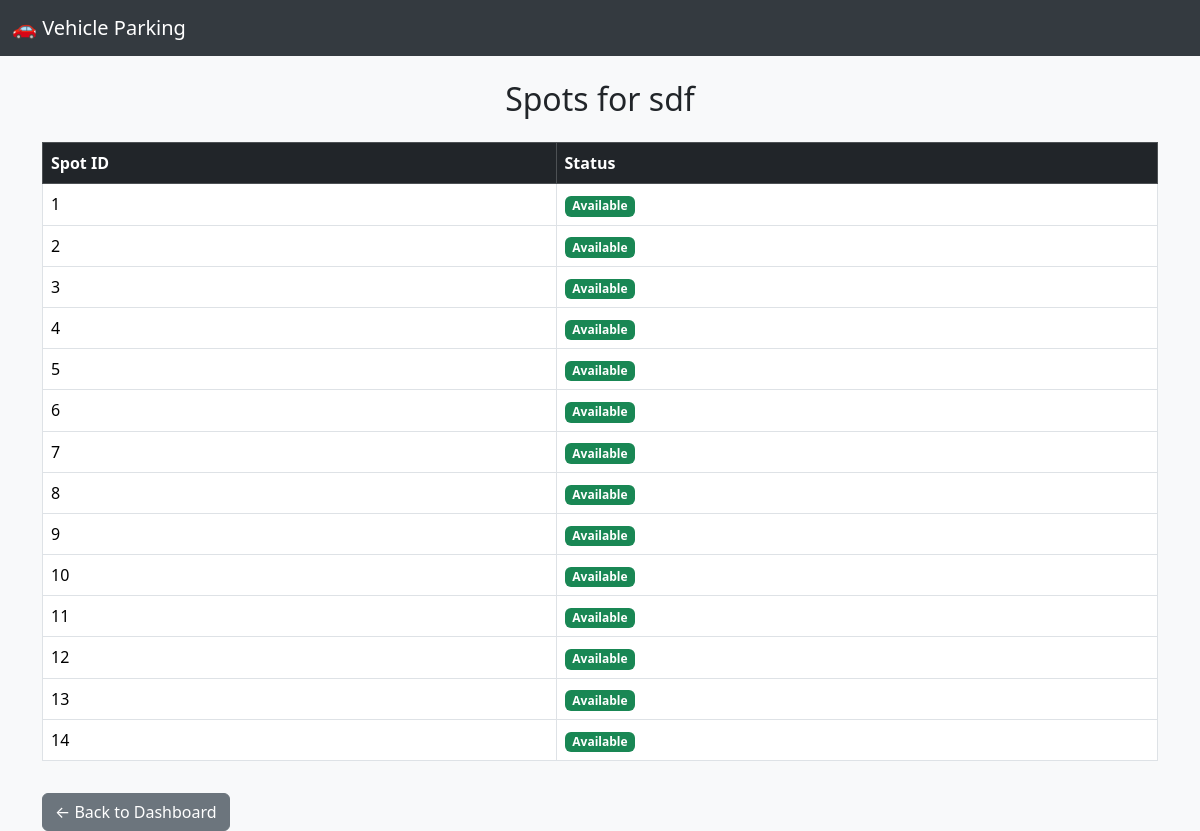
The app's page /admin/view_spots/1 with its own data.
### models.py (models this page shows)
class ParkingLot(db.Model):
    id = db.Column(db.Integer, primary_key=True)
    prime_location = db.Column(db.String(100), nullable=False)
    address = db.Column(db.String(200), nullable=False)
    pincode = db.Column(db.String(10), nullable=False)
    price_per_hour = db.Column(db.Integer, nullable=False)
    max_spots = db.Column(db.Integer, nullable=False)
    spots = db.relationship('ParkingSpot', backref='lot', lazy=True)

class ParkingSpot(db.Model):
    id = db.Column(db.Integer, primary_key=True)
    status = db.Column(db.String(1), default='A')
    lot_id = db.Column(db.Integer, db.ForeignKey('parking_lot.id'), nullable=False)
    bookings = db.relationship('Booking', backref='spot', lazy=True)

### app.py (the view)
@app.route('/admin/view_spots/<int:lot_id>')
def view_spots(lot_id):
    lot=ParkingLot.query.get_or_404(lot_id)
    spots=ParkingSpot.query.filter_by(lot_id=lot_id).all()
    return render_template('view_spots.html',lot=lot, spots=spots)

### templates/view_spots.html (shortened to what this page needs)
{% extends "layout.html" %}
{% block content %}
<h2 class="text-center mb-4">Spots for {{ lot.prime_location }}</h2>
<table class="table table-bordered table-hover bg-white">
    <thead class="table-dark">
        <tr>
            <th>Spot ID</th>
            <th>Status</th>
        </tr>
    </thead>
    <tbody>
        {% for spot in spots %}
        <tr>
            <td>{{ spot.id }}</td>
            <td>
                {% if spot.status == 'A' %}
                    <span class="badge bg-success">Available</span>
                {% else %}
                    <span class="badge bg-danger">Occupied</span>
                {% endif %}
            </td>
        </tr>
        {% endfor %}
    </tbody>
</table>
<a href="{{ url_for('admin_dashboard') }}" class="btn btn-secondary mt-3">← Back to Dashboard</a>
{% endblock %}

### templates/layout.html (shortened to what this page needs)
<!DOCTYPE html>
<html lang="en">
<head>
    <link href="https://cdn.jsdelivr.net/npm/bootstrap@5.3.3/dist/css/bootstrap.min.css" rel="stylesheet">
</head>
<body>
<nav class="navbar navbar-expand-lg navbar-custom">
  <div class="container-fluid">
    <a class="navbar-brand" href="#">🚗 Vehicle Parking</a>
  </div>
</nav>
<div class="container mt-4">
    {% block content %}{% endblock %}
</div>
</body>
</html>

### templates/layout.html (style rules this page uses)
body { background-color: #f8f9fa; }
.navbar-custom { background-color: #343a40; }
.navbar-custom .navbar-brand, .navbar-custom .nav-link { color: #ffffff; }

### records on screen
ParkingLot: prime_location "sdf"
ParkingSpot: id "1", status "Available"
ParkingSpot: id "2", status "Available"
ParkingSpot: id "3", status "Available"
ParkingSpot: id "4", status "Available"
ParkingSpot: id "5", status "Available"
ParkingSpot: id "6", status "Available"
ParkingSpot: id "7", status "Available"
ParkingSpot: id "8", status "Available"
ParkingSpot: id "9", status "Available"
ParkingSpot: id "10", status "Available"
ParkingSpot: id "11", status "Available"
ParkingSpot: id "12", status "Available"
ParkingSpot: id "13", status "Available"
ParkingSpot: id "14", status "Available"
